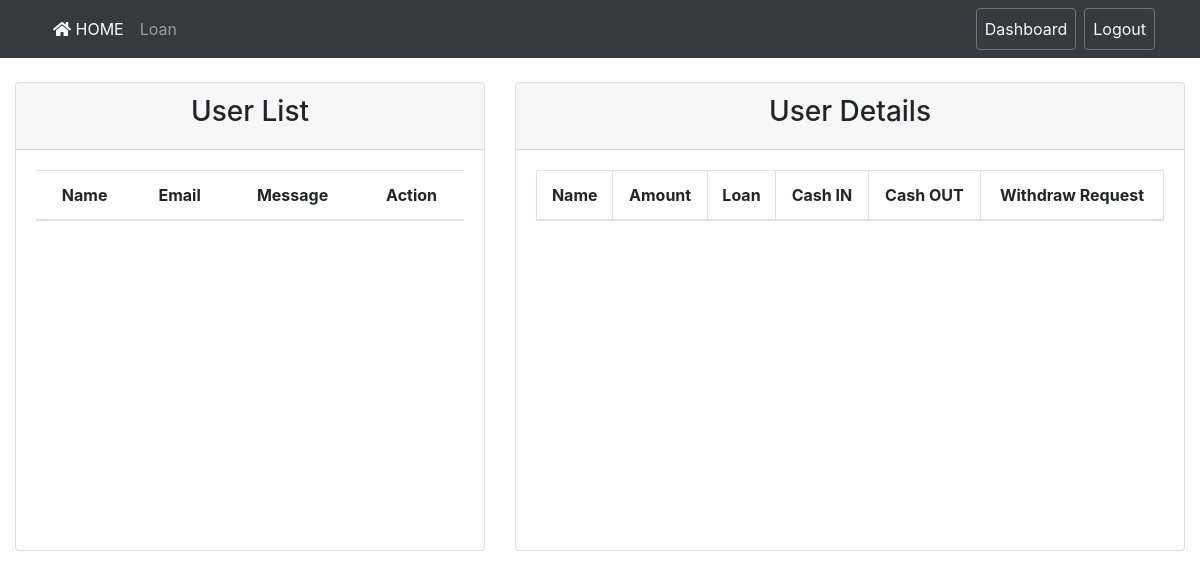
The page /admin_dashboard.php (signed in) on the database as committed earlier.
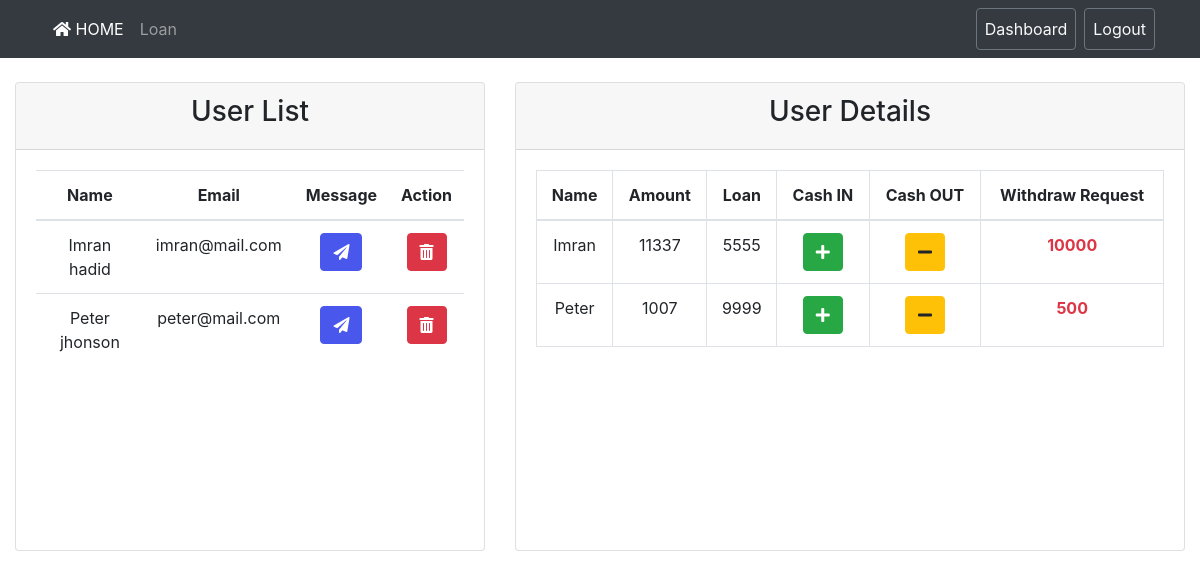
The same page on the database as committed later.
### tables this page shows
CREATE TABLE `user_info` (
  `id` int(11) NOT NULL,
  `userName` varchar(50) NOT NULL,
  `userEmail` varchar(50) NOT NULL,
  `userUsername` varchar(30) NOT NULL,
  `userPassword` varchar(200) NOT NULL
);

CREATE TABLE `user_data` (
  `id` int(11) NOT NULL,
  `username` varchar(50) NOT NULL,
  `money` int(11) DEFAULT NULL,
  `loan` int(11) DEFAULT NULL,
  `RequestWithdraw` int(11) DEFAULT NULL
);

### admin_dashboard.php (the view, shortened to what this page needs)
<?php
require 'config.php';
?>
<!DOCTYPE html>
<html>
<head>
	<link rel="stylesheet" href="asset/css/bootstrap.min.css">
	<link rel="stylesheet" href="asset/css/style.css">
	<link rel="stylesheet" href="https://use.fontawesome.com/releases/v5.0.8/css/solid.css">
	<link rel="stylesheet" href="https://use.fontawesome.com/releases/v5.0.8/css/fontawesome.css">
</head>
<body class="text-center">
	<nav class="navbar navbar-expand-lg navbar-dark bg-dark">
		<div class="container">
			<div class="collapse navbar-collapse" id="AMSNavbar">
				<ul class="navbar-nav mr-auto">
					<li class="nav-item active">
						<a class="nav-link" href="index.php">
							<i class="fas fa-home"></i>
							HOME
						</a>
					</li>
					<li class="nav-item">
						<a class="nav-link" href="admin_loan.php">
							Loan
						</a>
					</li>
				</ul>
				<ul class="navbar-nav my-2 my-md-0">
					<li class="nav-item">
						<a class="nav-link btn btn-outline-secondary text-light" href="admin_dashboard.php">Dashboard</a>
					</li>
					<li class="ml-2 nav-item">
						<a class="nav-link btn btn-outline-secondary text-light" href="logout.php">Logout</a>
					</li>
				</ul>
			</div>
		</div>
	</nav>
	<?php
		$data = array();
		$sqlquery = "SELECT `id`, `userName`, `userEmail`, `userUsername` FROM `user_info`";
		if ($result = $conn->query($sqlquery)) {
			while ($rows = $result->fetch_array(MYSQLI_ASSOC)) {
				$data[] = $rows;
			}
		}
	?>
	<main role="main" class="container-fluid">
		<div class="row">
			<div class="col-md-5 mt-4">
				<div class="card">
					<div class="card-header">
						<h3>User List</h3>
					</div>
					<div class="card-body depoMoney">
						<table class="table table-hover">
							<thead>
								<tr>
									<th>Name</th>
									<th>Email</th>
									<th>Message</th>
									<th>Action</th>
								</tr>
							</thead>
							<tbody>
								<?php
								foreach ($data as $row) {
									echo "<tr>";
									echo "<td>" . ucfirst($row['userName']) . "</td>";
									echo "<td>" . $row['userEmail'] . "</td>";
									echo '<td>
										<a href="admin_message.php?name='.$row['userUsername'].'" class="btn btn-text">
											<i class="fas fa-paper-plane"></i>
										</a>
									</td>';
									echo '
									<td>
										<button type="button" id="userDelete" class="btn btn-danger" onclick="userRemove('.$row['id'].')" data-toggle="modal" data-target="#AMSModal">
											<i class="fas fa-trash-alt"></i>
										</button>
									</td>
									';
									echo "</tr>";
								}
								?>
							</tbody>
						</table>
					</div>
				</div>
			</div>
			<?php
				$data = array();
				$sqlquery = "SELECT * FROM `user_data`";
				if ($result = $conn->query($sqlquery)) {
					while ($rows = $result->fetch_array(MYSQLI_ASSOC)) {
						$data[] = $rows;
					}
				}
			?>
			<div class="col-md-7 mt-4">
				<div class="card">
					<div class="card-header">
						<h3>User Details</h3>
					</div>
					<div class="card-body depoMoney">
						<table class="table table-hover table-bordered">
							<thead>
								<tr>
									<th>Name</th>
									<th>Amount</th>
									<th>Loan</th>
									<th>Cash IN</th>
									<th>Cash OUT</th>
									<th>Withdraw Request</th>
								</tr>
							</thead>
							<tbody>
								<?php
									foreach ($data as $row) {
										echo "<tr>";
										echo "<td>" . ucfirst($row['username']) . "</td>";
										echo "<td>" . $row['money'] . "</td>";
										echo "<td>" . $row['loan'] . "</td>";
										echo '
											<td>
												<a href="admin_cash_in.php?id='.$row['id'].'" class="btn btn-success">
													<i class="fas fa-plus"></i>
												</a>
											</td>
											<td>
												<a href="admin_cash_out.php?id='.$row['id'].'" class="btn btn-warning">
													<i class="fas fa-minus"></i>
												</a>
											</td>
										';
										echo "<td class='text-danger font-weight-bold'>" . $row['RequestWithdraw'] . "</td>";
										echo "</tr>";
									}
								?>
							</tbody>
						</table>
					</div>
				</div>
			</div>
		</div>
	</main>
</body>
</html>

### asset/css/style.css (style rules this page uses)
.card-body.depoMoney { height: 400px; overflow-y: scroll; }
.btn-text { color: #fff; background-color: #4957ed; border-color: #4957ed; }

Rows that differ between the two databases and show on the page:
added user_info: userName "Imran hadid", userEmail "imran@mail.com"
added user_info: userName "Peter jhonson", userEmail "peter@mail.com"
added user_data: username "Imran", money "11337", loan "5555", RequestWithdraw "10000"
added user_data: username "Peter", money "1007", loan "9999", RequestWithdraw "500"
